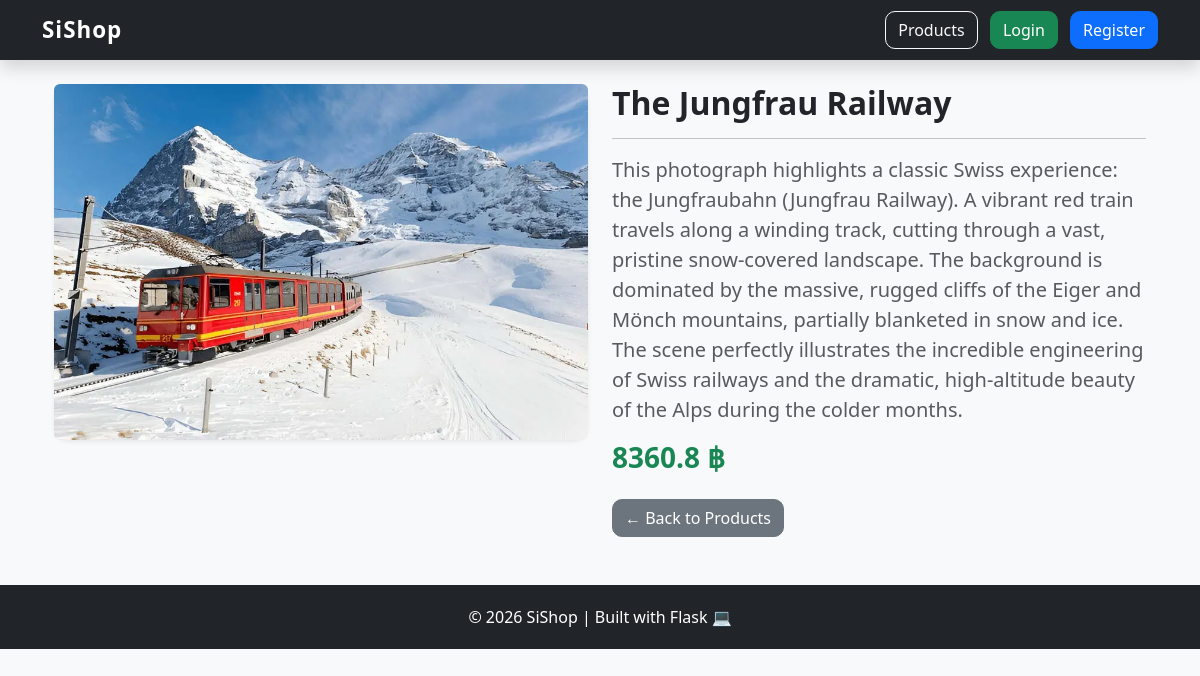
/product/5, run on the app's committed database.
### app.py (models this page shows)
class Product(db.Model):
    id = db.Column(db.Integer, primary_key=True)
    name = db.Column(db.String(200))
    price = db.Column(db.Float)
    description = db.Column(db.Text)
    image = db.Column(db.String(300))  # เพิ่ม field รูป

### app.py (the view)
@app.route("/product/<int:id>")
def product_detail(id):
    product = Product.query.get_or_404(id)
    return render_template("product_detail.html", product=product)

### templates/product_detail.html (shortened to what this page needs)
{% extends "base.html" %}
{% block content %}
<div class="container mt-4">
  <div class="row">
    <div class="col-md-6">
      <div class="card shadow-sm">
        {% if product.image %}
          <img src="{{ url_for('static', filename='uploads/' + product.image) }}"
               class="img-fluid rounded"
               style="max-height:450px; object-fit:cover;">
        {% else %}
          <img src="https://via.placeholder.com/600x450?text=No+Image"
               class="img-fluid rounded">
        {% endif %}
      </div>
    </div>
    <div class="col-md-6">
      <h2 class="fw-bold">{{ product.name }}</h2>
      <hr>
      <p class="text-muted fs-5">
        {{ product.description }}
      </p>
      <h3 class="text-success fw-bold mb-4">
        {{ product.price }} ฿
      </h3>
      <div class="mt-4">
        <a href="/" class="btn btn-secondary">
          ← Back to Products
        </a>
      </div>
    </div>
  </div>
</div>
{% endblock %}

### static/style.css (style rules this page uses)
body { background-color: #f8f9fa; font-family: 'Segoe UI', Tahoma, Geneva, Verdana, sans-serif; }
.card { border: none; border-radius: 15px; transition: all 0.3s ease-in-out; }
.btn { border-radius: 10px; transition: 0.2s ease-in-out; }

### data on the page
Product: image (picture), name "The Jungfrau Railway", description "This photograph highlights a classic Swiss experience: the Jungfraubahn (Jungfrau Railway). A vibrant red train travels along a winding track, cutting through a vast, pristine snow-covered landscape. The background is dominated by the massive, rugged cliffs of the Eiger and Mönch mountains, partially blanketed in snow and ice. The scene perfectly illustrates the incredible engineering of Swiss railways and the dramatic, high-altitude beauty of the Alps during the colder months.", price "8360.8"
